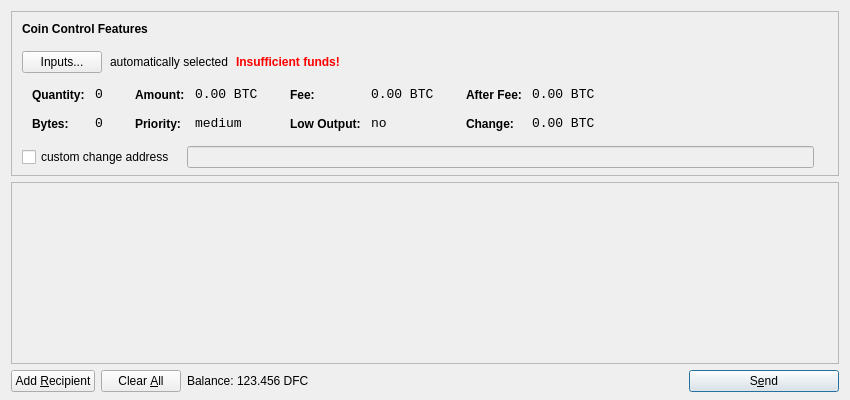
<?xml version="1.0" encoding="UTF-8"?>
<ui version="4.0">
 <class>SendCoinsDialog</class>
 <widget class="QDialog" name="SendCoinsDialog">
  <property name="geometry">
   <rect>
    <x>0</x>
    <y>0</y>
    <width>850</width>
    <height>400</height>
   </rect>
  </property>
  <property name="windowTitle">
   <string>Send Coins</string>
  </property>
  <layout class="QVBoxLayout" name="verticalLayout" stretch="0,1,0">
   <property name="bottomMargin">
    <number>8</number>
   </property>
   <item>
    <widget class="QFrame" name="frameCoinControl">
     <property name="sizePolicy">
      <sizepolicy hsizetype="Expanding" vsizetype="Expanding">
       <horstretch>0</horstretch>
       <verstretch>0</verstretch>
      </sizepolicy>
     </property>
     <property name="maximumSize">
      <size>
       <width>16777215</width>
       <height>16777215</height>
      </size>
     </property>
     <property name="frameShape">
      <enum>QFrame::StyledPanel</enum>
     </property>
     <property name="frameShadow">
      <enum>QFrame::Sunken</enum>
     </property>
     <layout class="QVBoxLayout" name="verticalLayoutCoinControl2">
      <property name="spacing">
       <number>-1</number>
      </property>
      <property name="leftMargin">
       <number>0</number>
      </property>
      <property name="topMargin">
       <number>0</number>
      </property>
      <property name="rightMargin">
       <number>0</number>
      </property>
      <property name="bottomMargin">
       <number>6</number>
      </property>
      <item>
       <layout class="QVBoxLayout" name="verticalLayoutCoinControl" stretch="0,0,0,0,1">
        <property name="spacing">
         <number>0</number>
        </property>
        <property name="leftMargin">
         <number>10</number>
        </property>
        <property name="topMargin">
         <number>10</number>
        </property>
        <item>
         <layout class="QHBoxLayout" name="horizontalLayoutCoinControl1">
          <property name="bottomMargin">
           <number>15</number>
          </property>
          <item>
           <widget class="QLabel" name="labelCoinControlFeatures">
            <property name="sizePolicy">
             <sizepolicy hsizetype="Preferred" vsizetype="Maximum">
              <horstretch>0</horstretch>
              <verstretch>0</verstretch>
             </sizepolicy>
            </property>
            <property name="font">
             <font>
              <weight>75</weight>
              <bold>true</bold>
             </font>
            </property>
            <property name="styleSheet">
             <string notr="true">font-weight:bold;</string>
            </property>
            <property name="text">
             <string>Coin Control Features</string>
            </property>
           </widget>
          </item>
         </layout>
        </item>
        <item>
         <layout class="QHBoxLayout" name="horizontalLayoutCoinControl2" stretch="0,0,0,0">
          <property name="spacing">
           <number>8</number>
          </property>
          <property name="bottomMargin">
           <number>10</number>
          </property>
          <item>
           <widget class="QPushButton" name="pushButtonCoinControl">
            <property name="styleSheet">
             <string notr="true"/>
            </property>
            <property name="text">
             <string>Inputs...</string>
            </property>
           </widget>
          </item>
          <item>
           <widget class="QLabel" name="labelCoinControlAutomaticallySelected">
            <property name="text">
             <string>automatically selected</string>
            </property>
            <property name="margin">
             <number>5</number>
            </property>
           </widget>
          </item>
          <item>
           <widget class="QLabel" name="labelCoinControlInsuffFunds">
            <property name="font">
             <font>
              <weight>75</weight>
              <bold>true</bold>
             </font>
            </property>
            <property name="styleSheet">
             <string notr="true">color:red;font-weight:bold;</string>
            </property>
            <property name="text">
             <string>Insufficient funds!</string>
            </property>
            <property name="margin">
             <number>5</number>
            </property>
           </widget>
          </item>
          <item>
           <spacer name="horizontalSpacerCoinControl">
            <property name="orientation">
             <enum>Qt::Horizontal</enum>
            </property>
            <property name="sizeHint" stdset="0">
             <size>
              <width>40</width>
              <height>1</height>
             </size>
            </property>
           </spacer>
          </item>
         </layout>
        </item>
        <item>
         <widget class="QWidget" name="widgetCoinControl" native="true">
          <property name="sizePolicy">
           <sizepolicy hsizetype="Preferred" vsizetype="Preferred">
            <horstretch>0</horstretch>
            <verstretch>0</verstretch>
           </sizepolicy>
          </property>
          <property name="minimumSize">
           <size>
            <width>0</width>
            <height>0</height>
           </size>
          </property>
          <property name="styleSheet">
           <string notr="true"/>
          </property>
          <layout class="QHBoxLayout" name="horizontalLayoutCoinControl5">
           <property name="margin">
            <number>0</number>
           </property>
           <item>
            <layout class="QHBoxLayout" name="horizontalLayoutCoinControl3" stretch="0,0,0,1">
             <property name="spacing">
              <number>20</number>
             </property>
             <property name="topMargin">
              <number>0</number>
             </property>
             <property name="bottomMargin">
              <number>10</number>
             </property>
             <item>
              <layout class="QFormLayout" name="formLayoutCoinControl1">
               <property name="horizontalSpacing">
                <number>10</number>
               </property>
               <property name="verticalSpacing">
                <number>14</number>
               </property>
               <property name="leftMargin">
                <number>10</number>
               </property>
               <property name="topMargin">
                <number>4</number>
               </property>
               <property name="rightMargin">
                <number>6</number>
               </property>
               <item row="0" column="0">
                <widget class="QLabel" name="labelCoinControlQuantityText">
                 <property name="styleSheet">
                  <string notr="true">font-weight:bold;</string>
                 </property>
                 <property name="text">
                  <string>Quantity:</string>
                 </property>
                 <property name="margin">
                  <number>0</number>
                 </property>
                </widget>
               </item>
               <item row="0" column="1">
                <widget class="QLabel" name="labelCoinControlQuantity">
                 <property name="font">
                  <font>
                   <family>Monospace</family>
                   <pointsize>10</pointsize>
                  </font>
                 </property>
                 <property name="cursor">
                  <cursorShape>IBeamCursor</cursorShape>
                 </property>
                 <property name="contextMenuPolicy">
                  <enum>Qt::ActionsContextMenu</enum>
                 </property>
                 <property name="text">
                  <string notr="true">0</string>
                 </property>
                 <property name="margin">
                  <number>0</number>
                 </property>
                 <property name="textInteractionFlags">
                  <set>Qt::LinksAccessibleByMouse|Qt::TextSelectableByKeyboard|Qt::TextSelectableByMouse</set>
                 </property>
                </widget>
               </item>
               <item row="1" column="0">
                <widget class="QLabel" name="labelCoinControlBytesText">
                 <property name="styleSheet">
                  <string notr="true">font-weight:bold;</string>
                 </property>
                 <property name="text">
                  <string>Bytes:</string>
                 </property>
                </widget>
               </item>
               <item row="1" column="1">
                <widget class="QLabel" name="labelCoinControlBytes">
                 <property name="font">
                  <font>
                   <family>Monospace</family>
                   <pointsize>10</pointsize>
                  </font>
                 </property>
                 <property name="cursor">
                  <cursorShape>IBeamCursor</cursorShape>
                 </property>
                 <property name="contextMenuPolicy">
                  <enum>Qt::ActionsContextMenu</enum>
                 </property>
                 <property name="text">
                  <string notr="true">0</string>
                 </property>
                 <property name="textInteractionFlags">
                  <set>Qt::LinksAccessibleByMouse|Qt::TextSelectableByKeyboard|Qt::TextSelectableByMouse</set>
                 </property>
                </widget>
               </item>
              </layout>
             </item>
             <item>
              <layout class="QFormLayout" name="formLayoutCoinControl2">
               <property name="horizontalSpacing">
                <number>10</number>
               </property>
               <property name="verticalSpacing">
                <number>14</number>
               </property>
               <property name="leftMargin">
                <number>6</number>
               </property>
               <property name="topMargin">
                <number>4</number>
               </property>
               <property name="rightMargin">
                <number>6</number>
               </property>
               <item row="0" column="0">
                <widget class="QLabel" name="labelCoinControlAmountText">
                 <property name="styleSheet">
                  <string notr="true">font-weight:bold;</string>
                 </property>
                 <property name="text">
                  <string>Amount:</string>
                 </property>
                 <property name="margin">
                  <number>0</number>
                 </property>
                </widget>
               </item>
               <item row="0" column="1">
                <widget class="QLabel" name="labelCoinControlAmount">
                 <property name="font">
                  <font>
                   <family>Monospace</family>
                   <pointsize>10</pointsize>
                  </font>
                 </property>
                 <property name="cursor">
                  <cursorShape>IBeamCursor</cursorShape>
                 </property>
                 <property name="contextMenuPolicy">
                  <enum>Qt::ActionsContextMenu</enum>
                 </property>
                 <property name="text">
                  <string notr="true">0.00 BTC</string>
                 </property>
                 <property name="textInteractionFlags">
                  <set>Qt::LinksAccessibleByMouse|Qt::TextSelectableByKeyboard|Qt::TextSelectableByMouse</set>
                 </property>
                </widget>
               </item>
               <item row="1" column="0">
                <widget class="QLabel" name="labelCoinControlPriorityText">
                 <property name="styleSheet">
                  <string notr="true">font-weight:bold;</string>
                 </property>
                 <property name="text">
                  <string>Priority:</string>
                 </property>
                </widget>
               </item>
               <item row="1" column="1">
                <widget class="QLabel" name="labelCoinControlPriority">
                 <property name="font">
                  <font>
                   <family>Monospace</family>
                   <pointsize>10</pointsize>
                  </font>
                 </property>
                 <property name="cursor">
                  <cursorShape>IBeamCursor</cursorShape>
                 </property>
                 <property name="contextMenuPolicy">
                  <enum>Qt::ActionsContextMenu</enum>
                 </property>
                 <property name="text">
                  <string>medium</string>
                 </property>
                 <property name="textInteractionFlags">
                  <set>Qt::LinksAccessibleByMouse|Qt::TextSelectableByKeyboard|Qt::TextSelectableByMouse</set>
                 </property>
                </widget>
               </item>
              </layout>
             </item>
             <item>
              <layout class="QFormLayout" name="formLayoutCoinControl3">
               <property name="horizontalSpacing">
                <number>10</number>
               </property>
               <property name="verticalSpacing">
                <number>14</number>
               </property>
               <property name="leftMargin">
                <number>6</number>
               </property>
               <property name="topMargin">
                <number>4</number>
               </property>
               <property name="rightMargin">
                <number>6</number>
               </property>
               <item row="0" column="0">
                <widget class="QLabel" name="labelCoinControlFeeText">
                 <property name="styleSheet">
                  <string notr="true">font-weight:bold;</string>
                 </property>
                 <property name="text">
                  <string>Fee:</string>
                 </property>
                 <property name="margin">
                  <number>0</number>
                 </property>
                </widget>
               </item>
               <item row="0" column="1">
                <widget class="QLabel" name="labelCoinControlFee">
                 <property name="font">
                  <font>
                   <family>Monospace</family>
                   <pointsize>10</pointsize>
                  </font>
                 </property>
                 <property name="cursor">
                  <cursorShape>IBeamCursor</cursorShape>
                 </property>
                 <property name="contextMenuPolicy">
                  <enum>Qt::ActionsContextMenu</enum>
                 </property>
                 <property name="text">
                  <string notr="true">0.00 BTC</string>
                 </property>
                 <property name="textInteractionFlags">
                  <set>Qt::LinksAccessibleByMouse|Qt::TextSelectableByKeyboard|Qt::TextSelectableByMouse</set>
                 </property>
                </widget>
               </item>
               <item row="1" column="0">
                <widget class="QLabel" name="labelCoinControlLowOutputText">
                 <property name="styleSheet">
                  <string notr="true">font-weight:bold;</string>
                 </property>
                 <property name="text">
                  <string>Low Output:</string>
                 </property>
                </widget>
               </item>
               <item row="1" column="1">
                <widget class="QLabel" name="labelCoinControlLowOutput">
                 <property name="font">
                  <font>
                   <family>Monospace</family>
                   <pointsize>10</pointsize>
                  </font>
                 </property>
                 <property name="cursor">
                  <cursorShape>IBeamCursor</cursorShape>
                 </property>
                 <property name="contextMenuPolicy">
                  <enum>Qt::ActionsContextMenu</enum>
                 </property>
                 <property name="text">
                  <string>no</string>
                 </property>
                 <property name="textInteractionFlags">
                  <set>Qt::LinksAccessibleByMouse|Qt::TextSelectableByKeyboard|Qt::TextSelectableByMouse</set>
                 </property>
                </widget>
               </item>
              </layout>
             </item>
             <item>
              <layout class="QFormLayout" name="formLayoutCoinControl4">
               <property name="horizontalSpacing">
                <number>10</number>
               </property>
               <property name="verticalSpacing">
                <number>14</number>
               </property>
               <property name="leftMargin">
                <number>6</number>
               </property>
               <property name="topMargin">
                <number>4</number>
               </property>
               <property name="rightMargin">
                <number>6</number>
               </property>
               <item row="0" column="0">
                <widget class="QLabel" name="labelCoinControlAfterFeeText">
                 <property name="styleSheet">
                  <string notr="true">font-weight:bold;</string>
                 </property>
                 <property name="text">
                  <string>After Fee:</string>
                 </property>
                 <property name="margin">
                  <number>0</number>
                 </property>
                </widget>
               </item>
               <item row="0" column="1">
                <widget class="QLabel" name="labelCoinControlAfterFee">
                 <property name="font">
                  <font>
                   <family>Monospace</family>
                   <pointsize>10</pointsize>
                  </font>
                 </property>
                 <property name="cursor">
                  <cursorShape>IBeamCursor</cursorShape>
                 </property>
                 <property name="contextMenuPolicy">
                  <enum>Qt::ActionsContextMenu</enum>
                 </property>
                 <property name="text">
                  <string notr="true">0.00 BTC</string>
                 </property>
                 <property name="textInteractionFlags">
                  <set>Qt::LinksAccessibleByMouse|Qt::TextSelectableByKeyboard|Qt::TextSelectableByMouse</set>
                 </property>
                </widget>
               </item>
               <item row="1" column="0">
                <widget class="QLabel" name="labelCoinControlChangeText">
                 <property name="styleSheet">
                  <string notr="true">font-weight:bold;</string>
                 </property>
                 <property name="text">
                  <string>Change:</string>
                 </property>
                </widget>
               </item>
               <item row="1" column="1">
                <widget class="QLabel" name="labelCoinControlChange">
                 <property name="font">
                  <font>
                   <family>Monospace</family>
                   <pointsize>10</pointsize>
                  </font>
                 </property>
                 <property name="cursor">
                  <cursorShape>IBeamCursor</cursorShape>
                 </property>
                 <property name="contextMenuPolicy">
                  <enum>Qt::ActionsContextMenu</enum>
                 </property>
                 <property name="text">
                  <string notr="true">0.00 BTC</string>
                 </property>
                 <property name="textInteractionFlags">
                  <set>Qt::LinksAccessibleByMouse|Qt::TextSelectableByKeyboard|Qt::TextSelectableByMouse</set>
                 </property>
                </widget>
               </item>
              </layout>
             </item>
            </layout>
           </item>
          </layout>
         </widget>
        </item>
        <item>
         <layout class="QHBoxLayout" name="horizontalLayoutCoinControl4" stretch="0,0,0">
          <property name="spacing">
           <number>12</number>
          </property>
          <property name="sizeConstraint">
           <enum>QLayout::SetDefaultConstraint</enum>
          </property>
          <property name="topMargin">
           <number>5</number>
          </property>
          <property name="rightMargin">
           <number>5</number>
          </property>
          <item>
           <widget class="QCheckBox" name="checkBoxCoinControlChange">
            <property name="text">
             <string>custom change address</string>
            </property>
           </widget>
          </item>
          <item>
           <widget class="QLineEdit" name="lineEditCoinControlChange">
            <property name="enabled">
             <bool>false</bool>
            </property>
            <property name="sizePolicy">
             <sizepolicy hsizetype="Expanding" vsizetype="Fixed">
              <horstretch>0</horstretch>
              <verstretch>0</verstretch>
             </sizepolicy>
            </property>
           </widget>
          </item>
          <item>
           <widget class="QLabel" name="labelCoinControlChangeLabel">
            <property name="sizePolicy">
             <sizepolicy hsizetype="Preferred" vsizetype="Expanding">
              <horstretch>0</horstretch>
              <verstretch>0</verstretch>
             </sizepolicy>
            </property>
            <property name="minimumSize">
             <size>
              <width>0</width>
              <height>0</height>
             </size>
            </property>
            <property name="text">
             <string/>
            </property>
            <property name="margin">
             <number>3</number>
            </property>
           </widget>
          </item>
         </layout>
        </item>
        <item>
         <spacer name="verticalSpacerCoinControl">
          <property name="orientation">
           <enum>Qt::Vertical</enum>
          </property>
          <property name="sizeHint" stdset="0">
           <size>
            <width>800</width>
            <height>1</height>
           </size>
          </property>
         </spacer>
        </item>
       </layout>
      </item>
     </layout>
    </widget>
   </item>
   <item>
    <widget class="QScrollArea" name="scrollArea">
     <property name="widgetResizable">
      <bool>true</bool>
     </property>
     <widget class="QWidget" name="scrollAreaWidgetContents">
      <property name="geometry">
       <rect>
        <x>0</x>
        <y>0</y>
        <width>830</width>
        <height>165</height>
       </rect>
      </property>
      <layout class="QVBoxLayout" name="verticalLayout_2">
       <property name="margin">
        <number>0</number>
       </property>
       <item>
        <layout class="QVBoxLayout" name="entries">
         <property name="spacing">
          <number>6</number>
         </property>
        </layout>
       </item>
       <item>
        <spacer name="verticalSpacer">
         <property name="orientation">
          <enum>Qt::Vertical</enum>
         </property>
         <property name="sizeHint" stdset="0">
          <size>
           <width>20</width>
           <height>40</height>
          </size>
         </property>
        </spacer>
       </item>
      </layout>
     </widget>
    </widget>
   </item>
   <item>
    <layout class="QHBoxLayout" name="horizontalLayout">
     <item>
      <widget class="QPushButton" name="addButton">
       <property name="toolTip">
        <string>Send to multiple recipients at once</string>
       </property>
       <property name="text">
        <string>Add &amp;Recipient</string>
       </property>
       <property name="icon">
        <iconset resource="../bitcoin.qrc">
         <normaloff>:/icons/add</normaloff>:/icons/add</iconset>
       </property>
       <property name="autoDefault">
        <bool>false</bool>
       </property>
      </widget>
     </item>
     <item>
      <widget class="QPushButton" name="clearButton">
       <property name="sizePolicy">
        <sizepolicy hsizetype="Minimum" vsizetype="Fixed">
         <horstretch>0</horstretch>
         <verstretch>0</verstretch>
        </sizepolicy>
       </property>
       <property name="toolTip">
        <string>Remove all transaction fields</string>
       </property>
       <property name="text">
        <string>Clear &amp;All</string>
       </property>
       <property name="icon">
        <iconset resource="../bitcoin.qrc">
         <normaloff>:/icons/remove</normaloff>:/icons/remove</iconset>
       </property>
       <property name="autoRepeatDelay">
        <number>300</number>
       </property>
       <property name="autoDefault">
        <bool>false</bool>
       </property>
      </widget>
     </item>
     <item>
      <layout class="QHBoxLayout" name="horizontalLayout_2">
       <property name="spacing">
        <number>3</number>
       </property>
       <item>
        <widget class="QLabel" name="label">
         <property name="text">
          <string>Balance:</string>
         </property>
        </widget>
       </item>
       <item>
        <widget class="QLabel" name="labelBalance">
         <property name="cursor">
          <cursorShape>IBeamCursor</cursorShape>
         </property>
         <property name="text">
          <string>123.456 DFC</string>
         </property>
         <property name="textInteractionFlags">
          <set>Qt::LinksAccessibleByMouse|Qt::TextSelectableByKeyboard|Qt::TextSelectableByMouse</set>
         </property>
        </widget>
       </item>
      </layout>
     </item>
     <item>
      <spacer name="horizontalSpacer">
       <property name="orientation">
        <enum>Qt::Horizontal</enum>
       </property>
       <property name="sizeHint" stdset="0">
        <size>
         <width>40</width>
         <height>20</height>
        </size>
       </property>
      </spacer>
     </item>
     <item>
      <widget class="QPushButton" name="sendButton">
       <property name="minimumSize">
        <size>
         <width>150</width>
         <height>0</height>
        </size>
       </property>
       <property name="toolTip">
        <string>Confirm the send action</string>
       </property>
       <property name="text">
        <string>S&amp;end</string>
       </property>
       <property name="icon">
        <iconset resource="../bitcoin.qrc">
         <normaloff>:/icons/send</normaloff>:/icons/send</iconset>
       </property>
       <property name="default">
        <bool>true</bool>
       </property>
      </widget>
     </item>
    </layout>
   </item>
  </layout>
 </widget>
 <resources>
  <include location="../bitcoin.qrc"/>
 </resources>
 <connections/>
</ui>
